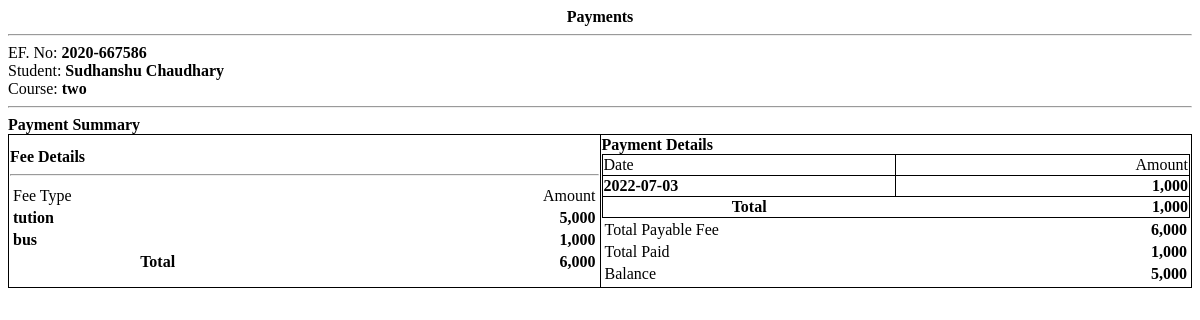
Before: /accountant/receipt.php?ef_id=5 with the older database file.
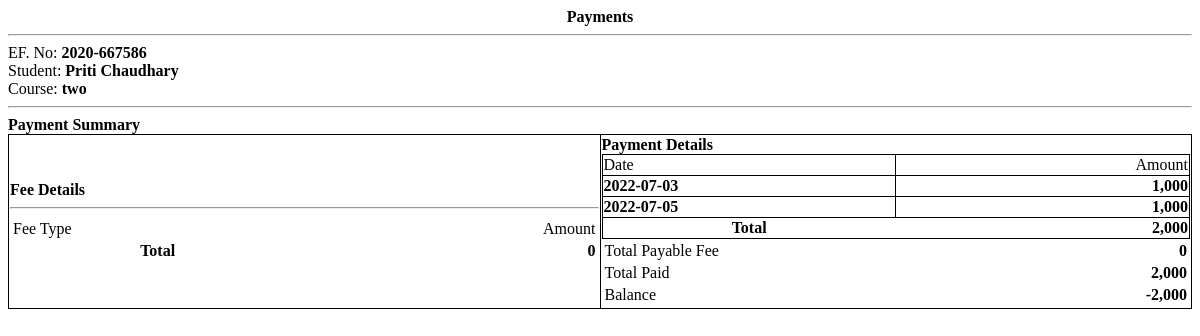
After: the same page with the newer database file.
### tables this page shows
CREATE TABLE `fees` (
  `id` int(30) NOT NULL,
  `course_id` int(30) NOT NULL,
  `description` varchar(200) NOT NULL,
  `amount` float NOT NULL
);

CREATE TABLE `payments` (
  `id` int(30) NOT NULL,
  `ef_id` int(30) NOT NULL,
  `amount` float NOT NULL,
  `remarks` text NOT NULL,
  `date_created` datetime NOT NULL DEFAULT current_timestamp() ON UPDATE current_timestamp()
);

### accountant/receipt.php (the view, shortened to what this page needs)
<?php
include '../config.php';
$payments = $conn->query("SELECT * FROM payments where ef_id = $id ");
$pay_arr = array();
while($row=$payments->fetch_array()){
	$pay_arr[$row['id']] = $row;
}
?>
<div class="container-fluid">
	<p class="text-center"><b><?php echo $_GET['pid'] == 0 ? "Payments" : 'Payment Receipt' ?></b></p>
	<hr>
	<div class="flex">
		<div class="w-50">
			<p>EF. No: <b><?php echo $ef_no ?></b></p>
			<p>Student: <b><?php echo ucwords($sname) ?></b></p>
			<p>Course: <b><?php echo $class ?></b></p>
		</div>
	</div>
	<hr>
	<p><b>Payment Summary</b></p>
	<table class="wborder">
		<tr>
			<td width="50%">
				<p><b>Fee Details</b></p>
				<hr>
				<table width="100%">
					<tr>
						<td width="50%">Fee Type</td>
						<td width="50%" class='text-right'>Amount</td>
					</tr>
					<?php
				$cfees = $conn->query("SELECT * FROM fees where course_id = $course_id");
				$ftotal = 0;
				while ($row = $cfees->fetch_assoc()) {
					$ftotal += $row['amount'];
				?>
				<tr>
					<td><b><?php echo $row['description'] ?></b></td>
					<td class='text-right'><b><?php echo number_format($row['amount']) ?></b></td>
				</tr>
				<?php
				}
				?>
				<tr>
					<th>Total</th>
					<th class='text-right'><b><?php echo number_format($ftotal) ?></b></th>
				</tr>
				</table>
			</td>
			<td width="50%">
			<p><b>Payment Details</b></p>
				<table width="100%" class="wborder">
					<tr>
						<td width="50%">Date</td>
						<td width="50%" class='text-right'>Amount</td>
					</tr>
					<?php
						$ptotal = 0;
						foreach ($pay_arr as $row) {
							if($row["id"] <= $_GET['pid'] || $_GET['pid'] == 0){
							$ptotal += $row['amount'];
					?>
					<tr>
						<td><b><?php echo date("Y-m-d",strtotime($row['date_created'])) ?></b></td>
						<td class='text-right'><b><?php echo number_format($row['amount']) ?></b></td>
					</tr>
					<?php
						}
						}
					?>
					<tr>
						<th>Total</th>
						<th class='text-right'><b><?php echo number_format($ptotal) ?></b></th>
					</tr>
				</table>
				<table width="100%">
					<tr>
						<td>Total Payable Fee</td>
						<td class='text-right'><b><?php echo number_format($ftotal) ?></b></td>
					</tr>
					<tr>
						<td>Total Paid</td>
						<td class='text-right'><b><?php echo number_format($ptotal) ?></b></td>
					</tr>
					<tr>
						<td>Balance</td>
						<td class='text-right'><b><?php echo number_format($ftotal-$ptotal) ?></b></td>
					</tr>
				</table>
			</td>
		</tr>
	</table>
</div>

Changed rows visible on the page:
removed fees: description "tution", amount "5,000"
removed fees: description "bus", amount "1,000"
added payments: date_created "2022-07-05", amount "1,000"
Other visible differences:
$sname: "Sudhanshu Chaudhary" → "Priti Chaudhary"
$ftotal: "6,000" → "0"
$ptotal: "1,000" → "2,000"
$ftotal-$ptotal: "5,000" → "-2,000"
